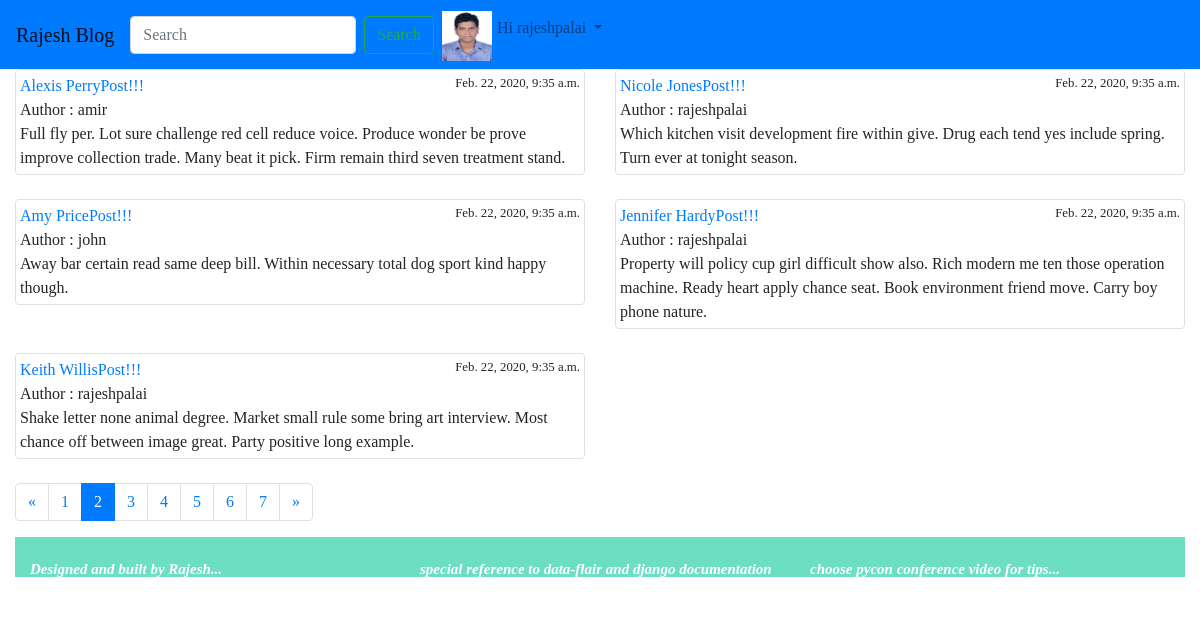
Page /?page=2 (signed in) on the committed database.
### blog/models.py (models this page shows, shortened)
class Profile(models.Model):
    STATUS_CHOICES = (
        ("male", "male"),
        ("female", "female"),
        ("transgender", "transgender"),
    )
    user = models.OneToOneField(User, on_delete=models.CASCADE)
    dob = models.DateField(null=True,blank = True)
    photo = models.ImageField(null=True,blank = True)
    gender = models.CharField(max_length=10,choices= STATUS_CHOICES, default='male')

class Post(models.Model):
    objects = models.Manager() #default manager
    published = PublishedManager() #custom model manager
    STATUS_CHOICES = (
        ("draft","Draft"),
        ("published", "Published"),
    )
    title = models.CharField(max_length=100)
    slug = models.SlugField(max_length=200)
    author = models.ForeignKey(User, on_delete=models.CASCADE)
    body = models.TextField()
    likes = models.ManyToManyField(User,related_name='likes', blank=True)
    created = models.DateTimeField(auto_now_add=True)
    updated = models.DateTimeField(auto_now=True)
    status = models.CharField(max_length=10, choices=STATUS_CHOICES, default='draft')
    restrict_comment = models.BooleanField(default=False)
    favourite = models.ManyToManyField(User,related_name="favourite",blank=True)

### blog/views.py (the view)
# urls.py: path('',views.post_list, name='post_list'),
def post_list(request):
    postlist = Post.objects.all().order_by("-id")
    query = request.GET.get("q")
    if query:
        postlist = Post.objects.filter(
            Q(title__icontains=query) |
            Q(author__username=query) |
            Q(body__icontains=query)
        )
    paginator = Paginator(postlist,5)
    page = request.GET.get("page")
    try:
        posts = paginator.page(page)
    except PageNotAnInteger:
        posts = paginator.page(1)
    except EmptyPage:
        posts= paginator.page(paginator.num_pages)
    if page is None:
        start_index = 0
        end_index = 7
    else:
        (start_index, end_index) = proper_pagination(posts, index=4)
    page_range = list(paginator.page_range)[start_index:end_index]
    context = {
        'posts': posts,
        'page_range': page_range, #proper pagination way
    }
    return render(request, 'blog/post_list.html',context)

### blog/views.py (called while the page is built)
def proper_pagination(posts, index):
    start_index = 0
    end_index= 7
    if posts.number > index:
        start_index= posts.number - index
        end_index = start_index  + end_index
    return (start_index, end_index)

### blog/templates/blog/post_list.html (shortened to what this page needs)
{% extends "blog/base.html" %}
    {% block content %}
    <div class="row">
      {% for p in posts %}
        <div class="col-md-6">
            <div class="img-thumbnail">
                <a href="{% url 'blog:post_detail' p.id p.slug %}">{{p.title}}</a><small style="float:right">{{p.created}}</small><br>
                Author : {{p.author}}<br>
                {{p.body}}<br>
            </div>
            <br>
        </div>
        {% empty %}
            <div class="container-fluid">
                    <h3>no post found related to search"{{request.GET.q}}"</h3>
            </div>
      {% endfor %}
    </div>
    <ul class="pagination">
        {% if posts.has_previous %}
        <li class="page-item">
            <a href="?page={{ posts.previous_page_number }}"class ="page-link">&laquo;</a>
        </li>
        {% endif %}
        {% for p in page_range %}
            {% if posts.number == p %}
                <li class="page-item active">
                    <a href="?page={{ p }}" class ="page-link">{{ p }}</a>
                </li>
            {% else %}
                <li class="page-item">
                    <a href="?page={{ p }}" class = "page-link">{{ p }}</a>
                </li>
            {% endif %}
        {% endfor %}
        {% if posts.has_next %}
        <li class="page-item">
            <a href="?page={{ posts.next_page_number }}"class = "page-link">&raquo;</a>
        </li>
        {% endif %}
    </ul>
    {% endblock %}

### blog/templates/blog/navbar.html (shortened to what this page needs)
<!DOCTYPE html>
<html lang="en">
<head>
</head>
<body>
<nav class="navbar navbar-expand-lg navbar-light bg-primary">
  <a class="navbar-brand" href="{% url 'post_list' %}">Rajesh Blog</a>
       <form class="form-inline my-2 my-lg-0" action="{% url 'post_list' %}" t>
      <input class="form-control mr-sm-2" type="search" placeholder="Search" aria-label="Search" name="q">
      <button class="btn btn-outline-success my-2 my-sm-0" type="submit">Search</button>
    </form>
  <div class="collapse navbar-collapse" id="navbarSupportedContent">
    <ul class="navbar-nav mr-auto">
        {% if request.user.is_authenticated %}
        <li class="nav-item dropdown">
        <a class="nav-link dropdown-toggle" href="#" id="navbarDropdown" role="button" data-toggle="dropdown" aria-haspopup="true" aria-expanded="false">
        {% if request.user.profile.photo %}
            <img src="{{ request.user.profile.photo.url }}" alt="" class="navbar-img" width="70px" height="70px">
        {% else %}
            <img src="/media/deafaultM.jpg" alt="" class="navbar-img" width="70px" height="70px">
        {% endif %}
            <span>Hi {{ request.user }}</span>
        </a>
      </li>
            {% endif %}
    </ul>
  </div>
</nav>
</body>
</html>

### static/blog/style.css (style rules this page uses)
html { position: relative; min-height: 100%; }
body { font-family: "Lucida Casual","comic sans MS"; margin-bottom:200px: }
.navbar-img { width:50px; height:50px; float: left; background-size: auto 100%; margin-top:-5px; margin-right:5px; }

### rows in the picture
Post: title "Alexis PerryPost!!!", created "Feb. 22, 2020, 9:35 a.m.", author "amir", body "Full fly per. Lot sure challenge red cell reduce voice. Produce wonder be prove improve collection trade. Many beat it pick. Firm remain third seven treatment stand."
Post: title "Nicole JonesPost!!!", created "Feb. 22, 2020, 9:35 a.m.", author "rajeshpalai", body "Which kitchen visit development fire within give. Drug each tend yes include spring. Turn ever at tonight season."
Post: title "Amy PricePost!!!", created "Feb. 22, 2020, 9:35 a.m.", author "john", body "Away bar certain read same deep bill. Within necessary total dog sport kind happy though."
Post: title "Jennifer HardyPost!!!", created "Feb. 22, 2020, 9:35 a.m.", author "rajeshpalai", body "Property will policy cup girl difficult show also. Rich modern me ten those operation machine. Ready heart apply chance seat. Book environment friend move. Carry boy phone nature."
Post: title "Keith WillisPost!!!", created "Feb. 22, 2020, 9:35 a.m.", author "rajeshpalai", body "Shake letter none animal degree. Market small rule some bring art interview. Most chance off between image great. Party positive long example."

### other values in the picture
{{ request.user }} "rajeshpalai"
{{ p }} "1" "3" "4" "5" "6" "7"
{{ p }} "2"
